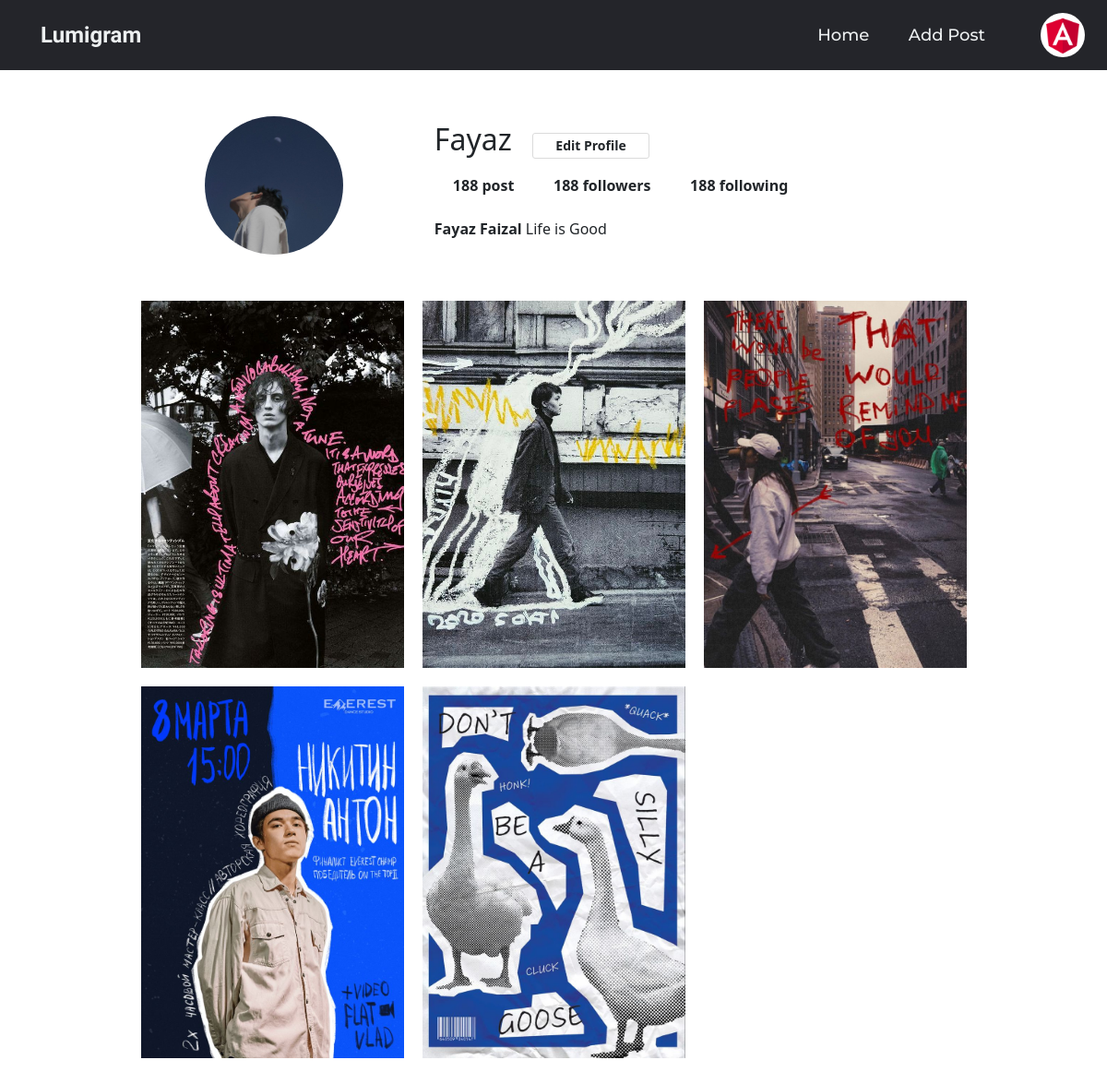
/profile/2/retrieve (signed in), run on the app's committed database.
### user/models.py (models this page shows, shortened)
class UserProfile(models.Model):
    user = models.OneToOneField(
        User, on_delete=models.CASCADE, related_name="profile")
    display_name = models.CharField(max_length=200, null=True, blank=True)
    about = models.CharField(max_length=200, null=True, blank=True)
    user_pic = models.ImageField(
        upload_to="profiles", default="profile.jpg", null=True, blank=True)
    followers = models.ManyToManyField(
        User, null=True, blank=True, related_name="followers")
    following = models.ManyToManyField(
        User, null=True, blank=True, related_name="following")
    saved = models.ManyToManyField(
        Post, null=True, blank=True, related_name="saved")
    created_at = models.DateTimeField(auto_now_add=True)
    updated_at = models.DateTimeField(auto_now=True)
    is_active = models.BooleanField(default=True)

class Post(models.Model):
    user = models.ForeignKey(
        User, on_delete=models.CASCADE, related_name="post")
    image = models.ImageField(upload_to="posts", null=True, blank=True)
    caption = models.CharField(max_length=200)
    created_at = models.DateTimeField(auto_now_add=True)
    updated_at = models.DateTimeField(auto_now=True)
    is_active = models.BooleanField(default=True)

### user/views.py (the view)
# urls.py: path('profile/<int:pk>/retrieve',views.ProfileView.as_view(),name='profile-view'),
class ProfileView(View):
    def get(self, request, *args, **kwargs):
        id = kwargs.get("pk")
        qs = UserProfile.objects.get(user=id)
        p_obj = Post.objects.filter(user=id)
        return render(request, "profile.html", {"user": qs, "post": p_obj})

### user/templates/profile.html (shortened to what this page needs)
{% load static %}
<!DOCTYPE html>
<html lang="en">
<head>
    <link href="https://cdn.jsdelivr.net/npm/bootstrap@5.3.3/dist/css/bootstrap.min.css" rel="stylesheet"
>
    <link rel="stylesheet" href="https://cdnjs.cloudflare.com/ajax/libs/font-awesome/6.5.1/css/all.min.css"
 />
    <link rel="stylesheet" href="{% static 'css/profile-nav.css' %}">
</head>
<body>
    <header class="sticky-top">
        <a href="{% url 'home' %}" class="home-logo">Lumigram</a>
        <nav class="mt-3">
            <ul class="nav__link">
                <li class="nav_link_li"><a href=" {% url 'home' %} " class="nav_link_li_a">Home</a></li>
                <li class="nav_link_li"><a href="{% url 'new-post' %}" class="nav_link_li_a">Add Post</a></li>
            </ul>
        </nav>
        <div class="dropdown nav-drop">
            <a href="" class="dropdown-toggle" role="button" data-bs-toggle="dropdown" aria-expanded="false">
                {% if request.user.profile %}
                <img src="{{request.user.profile.user_pic.url}}" alt="" height="25px" width="28px"
                    class="rounded-pill profile">
                {% else %}
                <img src="{% static 'images/Angular.jpeg' %}" alt="" height="25px" width="28px"
                    class="rounded-pill profile">
                {% endif %}
            </a>
        </div>
    </header>
    <div class="profile-container">
        <div class="main-profile">
            <div class="profile-image">
                <img src="{{user.user_pic.url}}" alt="" height="150px" width="150px">
            </div>
            <div class="profile-user-settings">
                <h1 class="profile-user-name"> {{user.user}} </h1>
                <a href="{% url 'profile-update' request.user.id %}" class="profile-btn profile-edit-btn">Edit
                    Profile</a>
            </div>
            <div class="profile-stats">
                <ul class="st-div-ul">
                    <div class=" profile-stat-count div-li">
                        <span class="dropdown-toggle" id="dropdownMenuButton" data-bs-toggle="dropdown"
                            aria-expanded="false">
                            <span class="">188</span> post
                        </span>
                    </div>
                    <div class="dropdown profile-stat-count div-li">
                        <span class="dropdown-toggle" id="dropdownMenuButton" data-bs-toggle="dropdown"
                            aria-expanded="false">
                            <span class="">188</span> followers
                        </span>
                    </div>
                    <div class="dropdown profile-stat-count div-li">
                        <span class="dropdown-toggle" id="dropdownMenuButton" data-bs-toggle="dropdown"
                            aria-expanded="false">
                            <span class="">188</span> following
                        </span>
                    </div>
                </ul>
            </div>
            <div class="profile-bio">
                <p><span class="profile-real-name"> {{user.display_name}} </span> {{user.about}} </p>
            </div>
        </div>
    </div>
    <main>
        <div class="profile-container">
            <div class="gallery">
                {% for p in post %}
                <div class="gallery-item" tabindex="0">
                    <img src="{{p.image.url}}" class="gallery-image" alt="">
                </div>
                {% endfor %}
            </div>
        </div>
    </main>
</body>
</html>

### user/static/css/profile-nav.css (style rules this page uses)
*, body { box-sizing: border-box; margin: 0; padding: 0; }
.home-logo { font-family: "Delius Unicase", cursive; font-weight: 700; font-style: normal; color: #edf0f1; width: 140px; font-size: 24px; padding: 10px 20px; height: auto; cursor: pointer; margin-right: auto; }
.nav_link_li, a { font-family: "Montserrat", sans-serif; font-weight: 500; font-size: 18px; color: #edf0f1; text-decoration: none; }
header { display: flex; justify-content: flex-end; align-items: center; background-color: #24252a; padding: 10px 2%; }
header *:not(.nav-drop) { background-color: #24252a; }
.nav__link { list-style: none; }
.nav__link, .nav_link_li { display: inline-block; padding: 0px 20px; }
.profile { width: 48px; height: 48px; object-fit: cover; border-radius: 50%; margin-left: 20px; cursor: pointer; }
.nav__link, .nav_link_li, .nav_link_li_a { transition: all 0.3s ease 0s; }
.nav__link, .nav_link_li, .nav_link_li_a:hover { color: #0088a9; }
.dropdown-toggle::after { display: none !important; }
:root { font-size: 10px; }
*, *::before, *::after { box-sizing: border-box; }
img { display: block; }
.profile-container { max-width: 93.5rem; margin: 0 auto; padding: 0 2rem; }
.profile-btn { display: inline-block; font: inherit; background: none; border: none; color: inherit; padding: 0; cursor: pointer; }
.main-profile { padding: 5rem 0; }
.main-profile::after { content: ""; display: block; clear: both; }
.profile-image { float: left; width: calc(33.333% - 1rem); display: flex; justify-content: center; align-items: center; margin-right: 3rem; }
.profile-image img { border-radius: 50%; }
.profile-user-settings, .profile-stats, .profile-bio { float: left; width: calc(66.666% - 2rem); }
.st-div-ul { list-style: none; }
.profile-user-settings { margin-top: 1.1rem; }
.profile-user-name { display: inline-block; font-size: 3.2rem; font-weight: 300; }
.profile-edit-btn { font-size: 1.4rem; line-height: 1.8; border: 0.1rem solid #dbdbdb; border-radius: 0.3rem; padding: 0 2.4rem; margin-left: 2rem; }
.profile-stats { margin-top: 2.3rem; }
.profile-stats .div-li { display: inline-block; font-size: 1.6rem; line-height: 1.5; margin-right: 4rem; cursor: pointer; }
.profile-stats .div-li:last-of-type { margin-right: 0; }
.profile-bio { font-size: 1.6rem; font-weight: 400; line-height: 1.5; margin-top: 2.3rem; }
.profile-real-name, .profile-stat-count, .profile-edit-btn { font-weight: 600; }
.gallery { display: flex; flex-wrap: wrap; margin: -1rem -1rem; padding-bottom: 3rem; }
.gallery-item { position: relative; flex: 1 0 22rem; margin: 1rem; color: #fff; cursor: pointer; }
.gallery-image { width: 100%; height: 100%; object-fit: cover; }

### data on the page
UserProfile: user_pic (picture), user "Fayaz", display_name "Fayaz Faizal", about "Life is Good"
Post: image (picture)
Post: image (picture)
Post: image (picture)
Post: image (picture)
Post: image (picture)
